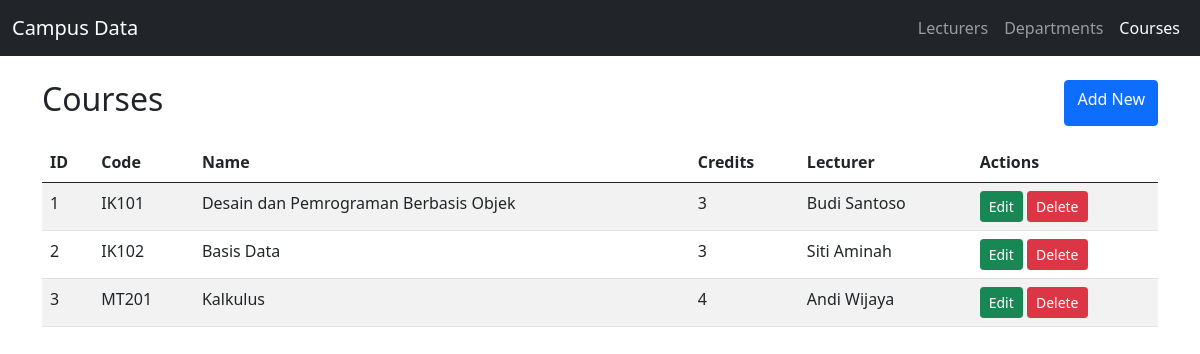
The page /Project/index.php?entity=courses on the database its author committed.
### tables this page shows
CREATE TABLE `courses` (
  `id` INT AUTO_INCREMENT PRIMARY KEY,
  `code` VARCHAR(20) NOT NULL,
  `name` VARCHAR(100) NOT NULL,
  `credits` TINYINT NOT NULL DEFAULT 3,
  `lecturer_id` INT NULL,
  CONSTRAINT `fk_course_lecturer` FOREIGN KEY (`lecturer_id`)
    REFERENCES `lecturers`(`id`) ON DELETE SET NULL ON UPDATE CASCADE
);

CREATE TABLE `lecturers` (
  `id` INT AUTO_INCREMENT PRIMARY KEY,
  `name` VARCHAR(100) NOT NULL,
  `nidn` VARCHAR(20) NOT NULL,
  `phone` VARCHAR(20) NOT NULL,
  `join_date` DATE NOT NULL,
  `department_id` INT NULL,
  CONSTRAINT `fk_lecturer_department` FOREIGN KEY (`department_id`)
    REFERENCES `departments`(`id`) ON DELETE SET NULL ON UPDATE CASCADE
);

### Project/controllers/CourseController.php (called while the page is built, shortened)
<?php
require_once __DIR__ . '/../views/CourseView.php';
class CourseController
{
    private Course $model;
    private CourseView $view;
    public function __construct()
    {
        $this->model = new Course();
        $this->view = new CourseView();
    }
    public function index(): void  { $this->view->index($this->model->all()); }
}

### Project/index.php (called while the page is built, shortened)
<?php
require_once __DIR__ . '/controllers/CourseController.php';
$action = $_GET['action'] ?? 'index';
$controller = new $controllers[$entity]();
$controller->$action();

### Project/models/Course.php (called while the page is built, shortened)
<?php
class Course
{
    public function all(): array
    {
        return DB::conn()->query(
            "SELECT c.*, l.name AS lecturer_name
             FROM courses c LEFT JOIN lecturers l ON l.id = c.lecturer_id
             ORDER BY c.id"
        )->fetchAll();
    }
}

### Project/views/CourseView.php (the view, shortened to what this page needs)
<?php
require_once __DIR__ . '/Template.php';
class CourseView
{
    public function index(array $rows): void
    {
        $e = 'Template::e';
        $body = '<div class="d-flex justify-content-between mb-3"><h2>Courses</h2>'
              . '<a class="btn btn-primary" href="index.php?entity=courses&action=create">Add New</a></div>'
              . '<table class="table table-striped"><thead><tr><th>ID</th><th>Code</th><th>Name</th>'
              . '<th>Credits</th><th>Lecturer</th><th>Actions</th></tr></thead><tbody>';
        foreach ($rows as $r) {
            $body .= '<tr><td>' . (int)$r['id'] . '</td><td>' . $e($r['code']) . '</td><td>' . $e($r['name'])
                  . '</td><td>' . (int)$r['credits'] . '</td><td>' . $e($r['lecturer_name'] ?? '-') . '</td><td>'
                  . "<a class='btn btn-success btn-sm' href='index.php?entity=courses&action=edit&id=" . (int)$r['id'] . "'>Edit</a> "
                  . Template::deleteForm('courses', (int)$r['id']) . '</td></tr>';
        }
        $body .= '</tbody></table>';
        Template::render('Courses', 'courses', $body);
    }
}

### Project/views/Template.php (shortened to what this page needs)
<?php
class Template
{
    public static function e($v): string
    {
        return htmlspecialchars((string)($v ?? ''), ENT_QUOTES, 'UTF-8');
    }
    public static function render(string $title, string $active, string $content): void
    {
        $menu = ['lecturers' => 'Lecturers', 'departments' => 'Departments', 'courses' => 'Courses'];
        echo '<!doctype html><html lang="en"><head><meta charset="utf-8">'
           . '<meta name="viewport" content="width=device-width, initial-scale=1">'
           . '<link href="assets/bootstrap.min.css" rel="stylesheet">'
           . '<title>' . self::e($title) . '</title></head><body>'
           . '<nav class="navbar navbar-expand navbar-dark bg-dark"><div class="container-fluid">'
           . '<a class="navbar-brand" href="index.php">Campus Data</a><ul class="navbar-nav">';
        foreach ($menu as $key => $label) {
            $cls = $key === $active ? 'nav-link active' : 'nav-link';
            echo "<li class='nav-item'><a class='$cls' href='index.php?entity=$key'>$label</a></li>";
        }
        echo '</ul></div></nav><div class="container my-4">' . $content . '</div>'
           . '<script src="assets/bootstrap.bundle.min.js"></script></body></html>';
    }
    public static function deleteForm(string $entity, int $id): string
    {
        return "<form method='post' action='index.php?entity=$entity&action=delete' class='d-inline' "
             . "onsubmit=\"return confirm('Hapus data ini?')\">"
             . "<input type='hidden' name='id' value='$id'>"
             . "<button class='btn btn-danger btn-sm'>Delete</button></form>";
    }
}

### rows shown on the page
courses: id "1", code "IK101", name "Desain dan Pemrograman Berbasis Objek", credits "3", lecturer.name "Budi Santoso"
courses: id "2", code "IK102", name "Basis Data", credits "3", lecturer.name "Siti Aminah"
courses: id "3", code "MT201", name "Kalkulus", credits "4", lecturer.name "Andi Wijaya"

### other values the page prints
$label "Lecturers"
$label "Departments"
$label "Courses"
